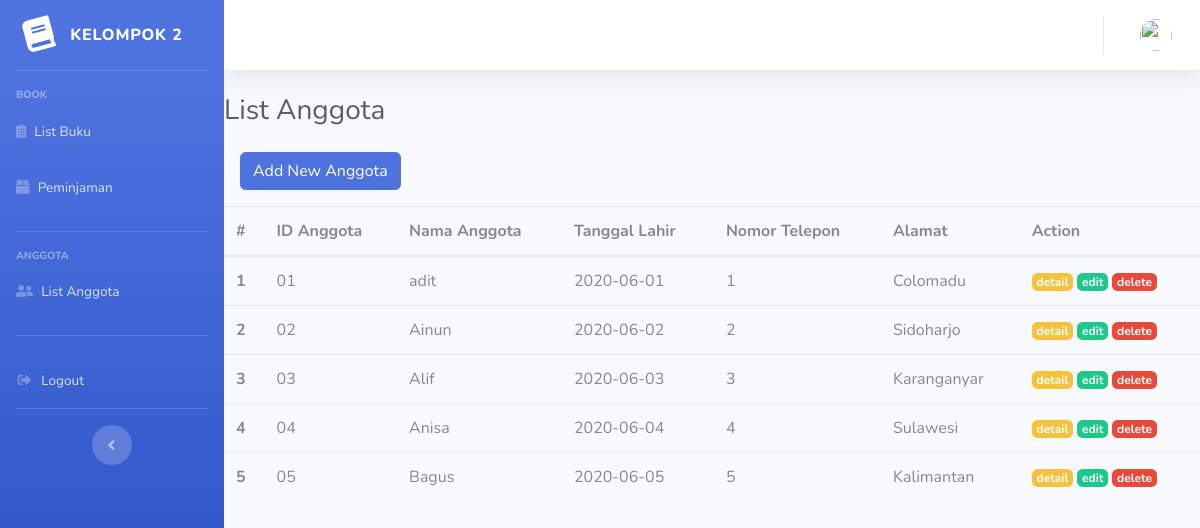
Screenshot of /CIPerpustakaan/index.php/anggota with the database file from the repository.
### tables this page shows
CREATE TABLE `anggota` (
  `id_anggota` varchar(10) NOT NULL,
  `nama_anggota` varchar(20) NOT NULL,
  `tgl_lahir` date NOT NULL,
  `no_telp` bigint(20) NOT NULL,
  `alamat` text NOT NULL
);

### CIPerpustakaan/application/controllers/Anggota.php (called while the page is built, shortened)
<?php
class Anggota extends CI_Controller
{
	public function index()
	{
		$data['anggota'] = $this->db->get('anggota')->result_array();
		$data['title'] = 'List Anggota';
		$this->load->view('templates/header', $data);
		$this->load->view('templates/sidebar', $data);
		$this->load->view('templates/topbar', $data);
		$this->load->view('anggota/index', $data);
		$this->load->view('templates/footer');
	}
}

### CIPerpustakaan/index.php (called while the page is built, shortened)
<?php
require_once BASEPATH.'core/CodeIgniter.php';

### CIPerpustakaan/application/views/anggota/index.php (the view, shortened to what this page needs)
<h1 class="h3 mb-4 text-gray-800"><?= $title; ?></h1>
<a href="<?= base_url('anggota/inputanggota/') ?>" class="btn btn-primary ml-3 mb-3">Add New Anggota</a>
<table class="table table-hover">
    <thead>
        <tr>
            <th scope="col">#</th>
            <th scope="col">ID Anggota</th>
            <th scope="col">Nama Anggota</th>
            <th scope="col">Tanggal Lahir</th>
            <th scope="col">Nomor Telepon</th>
            <th scope="col">Alamat</th>
            <th scope="col">Action</th>
        </tr>
    </thead>
    <tbody>
        <?php $i = 1; ?>
        <?php foreach ($anggota as $a) : ?>
            <tr>
                <th scope="row"><?= $i; ?></th>
                <td><?= $a['id_anggota']; ?></td>
                <td><?= $a['nama_anggota']; ?></td>
                <td><?= $a['tgl_lahir']; ?></td>
                <td><?= $a['no_telp']; ?></td>
                <td><?= $a['alamat']; ?></td>
                <td>
                    <a href="<?= base_url('anggota/detail/' . $a['id_anggota']) ?>" class="badge badge-warning">detail</a>
                    <a href="<?= base_url('anggota/edit/' .  $a['id_anggota']) ?>" class="badge badge-success">edit</a>
                    <a href="<?= base_url('anggota/delete/' .  $a['id_anggota']) ?>" class="badge badge-danger">delete</a>
                </td>
            </tr>
            <?php $i++; ?>
        <?php endforeach; ?>
    </tbody>
</table>

### rows the page displays
anggota: id_anggota "01", nama_anggota "adit", tgl_lahir "2020-06-01", no_telp "1", alamat "Colomadu"
anggota: id_anggota "02", nama_anggota "Ainun", tgl_lahir "2020-06-02", no_telp "2", alamat "Sidoharjo"
anggota: id_anggota "03", nama_anggota "Alif", tgl_lahir "2020-06-03", no_telp "3", alamat "Karanganyar"
anggota: id_anggota "04", nama_anggota "Anisa", tgl_lahir "2020-06-04", no_telp "4", alamat "Sulawesi"
anggota: id_anggota "05", nama_anggota "Bagus", tgl_lahir "2020-06-05", no_telp "5", alamat "Kalimantan"

### other values shown
$title "List Anggota"
